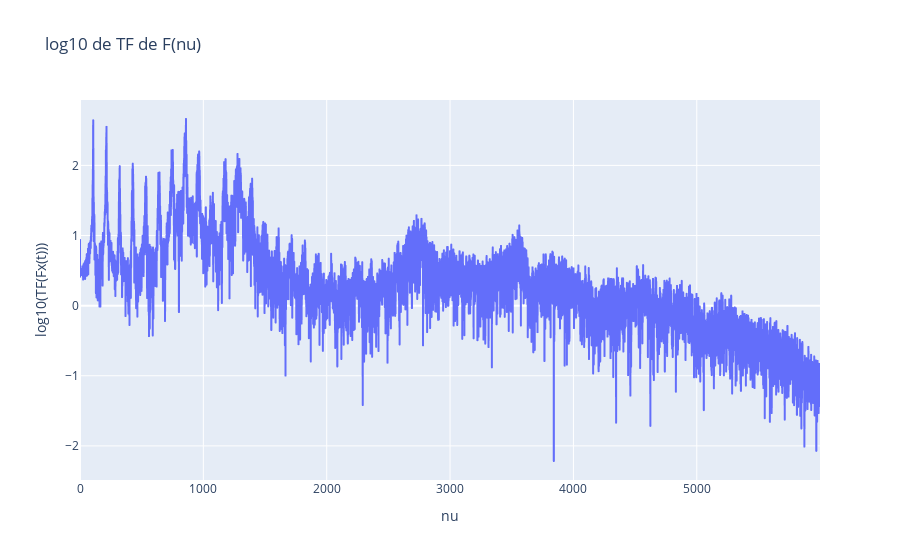

Source (notebook cell):
### Code cell
def distance_euclidienne(a, b):
    return round(math.sqrt(sum((x - y)**2 for x, y in zip(a, b))))

def corriger_fondamentale(norm, nu, H, f0_init=120, max_iter=8, tol=1e-3):
    """
    Corrige f0 en utilisant uniquement san.detect_pics().
    - norm : amplitude log du spectre
    - nu   : fréquences
    - H    : nombre d'harmoniques utilisées pour la correction
    """

    f0 = f0_init

    for it in range(max_iter):

        # --- 1. détecter la fondamentale ---
        det_f = san.detect_pics(norm, [f0], nu)

        try:
            f0_detect = float(det_f[0][0])
        except:
            # on essaie quand même d'avancer
            f0_detect = f0

        # --- 2. générer les cibles harmoniques ---
        liste_freq = [(k+1) * f0_detect for k in range(H)]

        det = san.detect_pics(norm, liste_freq, nu)

        # det = [ [freqs_detectées], [amps_detectées] ]
        freqs_detectees = np.array(det[0], dtype=float)

        # --- 3. recalculer une nouvelle estimation de f0 ---
        ratios = freqs_detectees / np.arange(1, H+1)

        f0_new = np.median(ratios)

        # --- 4. vérifier convergence ---
        if abs(f0_new - f0) < tol:
            return f0_new

        f0 = f0_new

    return f0  # dernière estimation si non convergent

def detecter_harmoniques(norm, nu, H, f0_init=120):

    # corriger la fondamentale
    f0 = corriger_fondamentale(norm, nu, H, f0_init=f0_init)

    # liste harmonique finale
    liste_freq = [(k+1)*f0 for k in range(H)]

    # détection finale des pics
    FreqHarmoniques, AmpliHarmoniques = san.detect_pics(norm, liste_freq, nu)

    return f0, np.array(FreqHarmoniques, float), np.array(AmpliHarmoniques, float)


def Harmoniques(data, H):
    s = data['s']
    t = data['t']
    nu, S = san.trans_fourier(s,t)
    norm = np.log10(np.abs(S))
    #logS = logS/max(logS)
    fig1 = px.line(x=nu, y=norm, title='log10 de TF de F(nu)', labels={'x':'nu', 'y':'log10(TF(Fx(t)))'}).show()
    fondamentaleTest = san.detect_fondamentale(norm, nu, 0.7)
    print("fondTEst:", fondamentaleTest)
    fondamentale = san.detect_pics(norm, [120] ,nu) #on utilise la methode detect pics car la fonction detect fondamental ne fonctionne pas
    liste_freq = [i * fondamentale[0][0] for i in range(1,H+1)] #retourne une liste de frequences multiples de la fondamentale
    FreqHarmoniques, AmpliHarmoniques = san.detect_pics(norm, liste_freq, nu)
    return FreqHarmoniques, AmpliHarmoniques

def Moyennage(lettre, nb_harmoniques):
    '''cette fonction va nous permettre de faire la moyenne de chaque harmonique pour des signaux similaires. la lettre est un string'''
    freq=[]
    ampli=[]
    for i in range(1,6): #premet de créer une liste de l'emplacement où les sons sont stockés
        fichier = "data_partie_2/apprentissage/{}_{}.npz".format(lettre, i)
        data = np.load(fichier)
        F, A = Harmoniques(data, nb_harmoniques)
        freq.append(F)
        ampli.append(A)
    return np.mean(freq, axis=0), np.mean(ampli, axis=0)

nbH = 15

print(Harmoniques(np.load("data_partie_2/apprentissage/a_1.npz"),15))

### Figure 1 — Plotly figure (JSON) as saved in the notebook; plotly's stock layout.template omitted (floating-point values rounded to 4 significant figures; data arrays with more than 128 entries replaced by an {"elided": "..."} marker saying what was removed)
{"data": [{"hovertemplate": "nu=%{x}<br>log10(TF(Fx(t)))=%{y}<extra></extra>", "legendgroup": "", "line": {"color": "#636efa", "dash": "solid"}, "marker": {"symbol": "circle"}, "mode": "lines", "name": "", "showlegend": false, "type": "scattergl", "x": {"elided": "6000 float values"}, "xaxis": "x", "y": {"elided": "6000 float values"}, "yaxis": "y"}], "layout": {"legend": {"tracegroupgap": 0}, "title": {"text": "log10 de TF de F(nu)"}, "xaxis": {"anchor": "y", "domain": [0, 1], "title": {"text": "nu"}}, "yaxis": {"anchor": "x", "domain": [0, 1], "title": {"text": "log10(TF(Fx(t)))"}}}}
